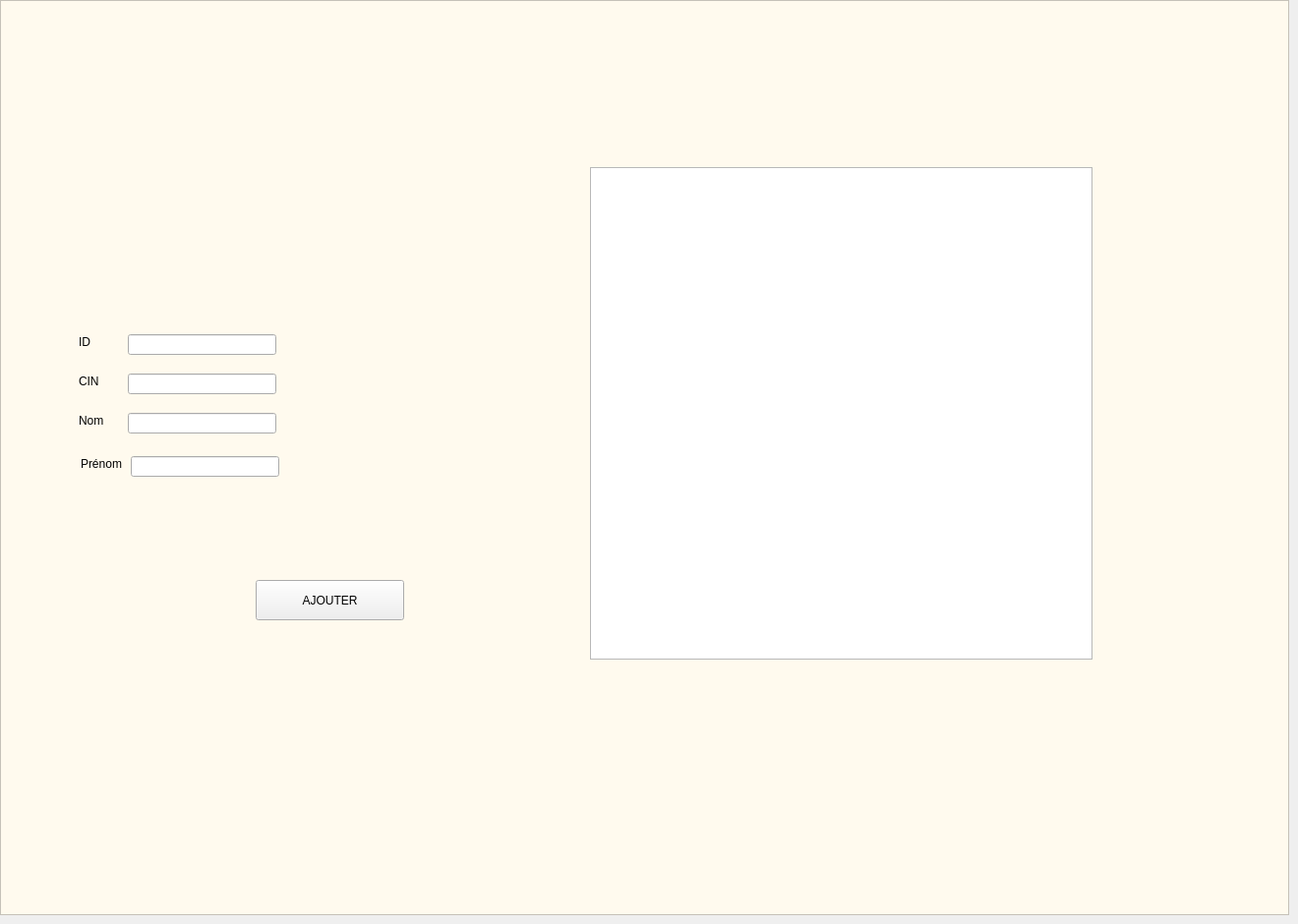
     <widget class="QWidget" name="ajouter_2">
      <attribute name="title">
       <string>Ajouter</string>
      </attribute>
      <widget class="QLabel" name="label_76">
       <property name="geometry">
        <rect>
         <x>80</x>
         <y>420</y>
         <width>26</width>
         <height>16</height>
        </rect>
       </property>
       <property name="text">
        <string>Nom</string>
       </property>
      </widget>
      <widget class="QLabel" name="label_77">
       <property name="geometry">
        <rect>
         <x>80</x>
         <y>340</y>
         <width>16</width>
         <height>16</height>
        </rect>
       </property>
       <property name="text">
        <string>ID</string>
       </property>
      </widget>
      <widget class="QLineEdit" name="id_perso_2">
       <property name="geometry">
        <rect>
         <x>130</x>
         <y>340</y>
         <width>151</width>
         <height>21</height>
        </rect>
       </property>
      </widget>
      <widget class="QLineEdit" name="cin_perso_2">
       <property name="geometry">
        <rect>
         <x>130</x>
         <y>380</y>
         <width>151</width>
         <height>21</height>
        </rect>
       </property>
      </widget>
      <widget class="QPushButton" name="pushButton_perso1_2">
       <property name="geometry">
        <rect>
         <x>260</x>
         <y>590</y>
         <width>151</width>
         <height>41</height>
        </rect>
       </property>
       <property name="styleSheet">
        <string notr="true">font: 75 11pt &quot;MS Shell Dlg 2&quot;;
border-image: url(:/new/add.png);
</string>
       </property>
       <property name="text">
        <string>AJOUTER</string>
       </property>
      </widget>
      <widget class="QLabel" name="label_78">
       <property name="geometry">
        <rect>
         <x>80</x>
         <y>380</y>
         <width>20</width>
         <height>16</height>
        </rect>
       </property>
       <property name="text">
        <string>CIN</string>
       </property>
      </widget>
      <widget class="QLabel" name="label_79">
       <property name="geometry">
        <rect>
         <x>82</x>
         <y>464</y>
         <width>44</width>
         <height>16</height>
        </rect>
       </property>
       <property name="text">
        <string>Prénom</string>
       </property>
      </widget>
      <widget class="QLineEdit" name="prenom_perso_2">
       <property name="geometry">
        <rect>
         <x>133</x>
         <y>464</y>
         <width>151</width>
         <height>21</height>
        </rect>
       </property>
      </widget>
      <widget class="QLineEdit" name="nom_perso_2">
       <property name="geometry">
        <rect>
         <x>130</x>
         <y>420</y>
         <width>151</width>
         <height>21</height>
        </rect>
       </property>
      </widget>
      <widget class="QGraphicsView" name="graphicsView_24">
       <property name="geometry">
        <rect>
         <x>0</x>
         <y>0</y>
         <width>1311</width>
         <height>931</height>
        </rect>
       </property>
       <property name="styleSheet">
        <string notr="true">
background-color: rgb(255, 250, 238);</string>
       </property>
      </widget>
      <widget class="QGraphicsView" name="graphicsView_9">
       <property name="geometry">
        <rect>
         <x>600</x>
         <y>170</y>
         <width>511</width>
         <height>501</height>
        </rect>
       </property>
       <property name="styleSheet">
        <string notr="true">border-image: url(:/new/logo.png);</string>
       </property>
      </widget>
      <zorder>graphicsView_24</zorder>
      <zorder>pushButton_perso1_2</zorder>
      <zorder>graphicsView_9</zorder>
      <zorder>prenom_perso_2</zorder>
      <zorder>id_perso_2</zorder>
      <zorder>cin_perso_2</zorder>
      <zorder>label_76</zorder>
      <zorder>label_77</zorder>
      <zorder>nom_perso_2</zorder>
      <zorder>label_78</zorder>
      <zorder>label_79</zorder>
     </widget>
